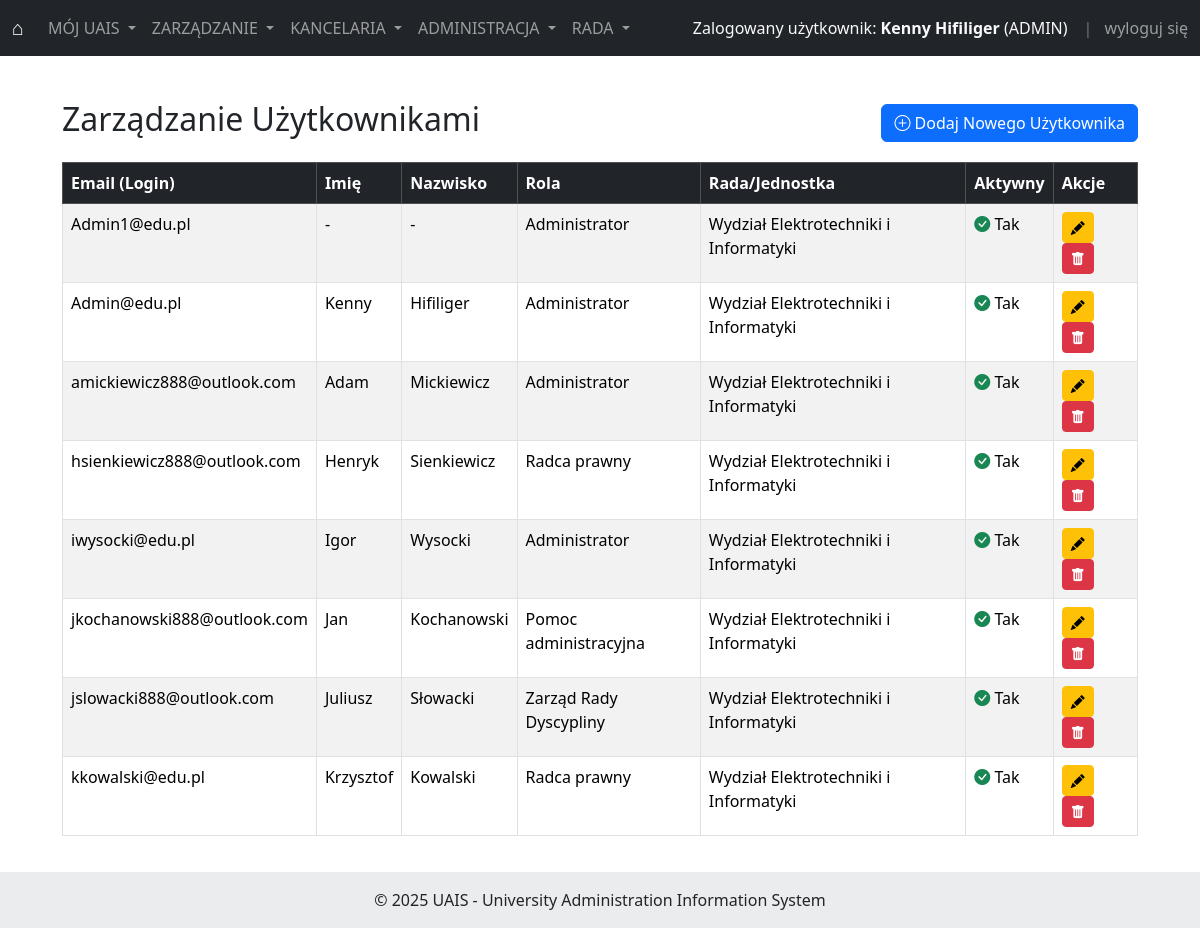
Screenshot of /manage/users/ (signed in) with the database file from the repository.
### users/models.py (models this page shows, shortened)
class User(AbstractUser):
    class Role(models.TextChoices):
        ADMIN = 'ADMIN', _('Administrator')
        PRAWNIK = 'PRAWNIK', _('Radca prawny')
        OBSLUGA = 'OBSLUGA', _('Pomoc administracyjna') # Zmieniona nazwa wyświetlana
        RADA = 'RADA', _('Zarząd Rady Dyscypliny')     # Zmieniona nazwa wyświetlana
    role = models.CharField(
        _('Rola'),
        max_length=50,
        choices=Role.choices,
        null=True,
        blank=True
    )
    rada_wydzialu = models.CharField(
        _('Rada/Jednostka'),
        max_length=255,
        blank=True, # Pole może być puste
        default='Wydział Elektrotechniki i Informatyki' # Domyślna wartość
    )
    email = models.EmailField(_('email address'), unique=True)
    USERNAME_FIELD = 'email'
    REQUIRED_FIELDS = ['username']

### management/views.py (the view, shortened to what this page needs)
# urls.py: path('users/', UserListView.as_view(), name='user_list'),
class UserListView(LoginRequiredMixin, UserPassesTestMixin, ListView):
    model = User
    template_name = 'management/user_list.html'
    context_object_name = 'users_list'
    paginate_by = 15
    def test_func(self):
        return self.request.user.role == User.Role.ADMIN or self.request.user.is_superuser
    def get_queryset(self):
        return User.objects.all().order_by('email')

### templates/management/user_list.html (shortened to what this page needs)
{% extends 'base.html' %}
{% block content %}
<div class="container mt-4">
    <div class="d-flex justify-content-between align-items-center mb-3">
        <h2>Zarządzanie Użytkownikami</h2>
        <a href="{% url 'management:user_add' %}" class="btn btn-primary">
            <i class="bi bi-plus-circle"></i> Dodaj Nowego Użytkownika
        </a>
    </div>
    <div class="table-responsive">
        <table class="table table-striped table-hover table-bordered">
            <thead class="table-dark">
                <tr>
                    <th scope="col">Email (Login)</th>
                    <th scope="col">Imię</th>
                    <th scope="col">Nazwisko</th>
                    <th scope="col">Rola</th>
                    <th scope="col">Rada/Jednostka</th>
                    <th scope="col">Aktywny</th>
                    <th scope="col">Akcje</th>
                </tr>
            </thead>
            <tbody>
                {% for user_obj in users_list %}
                <tr>
                    <td>{{ user_obj.email }}</td>
                    <td>{{ user_obj.first_name|default:"-" }}</td>
                    <td>{{ user_obj.last_name|default:"-" }}</td>
                    <td>{{ user_obj.get_role_display|default:"Brak" }}</td>
                    <td>{{ user_obj.rada_wydzialu|default:"-" }}</td>
                    <td>
                        {% if user_obj.is_active %}
                            <i class="bi bi-check-circle-fill text-success"></i> Tak
                        {% else %}
                            <i class="bi bi-x-circle-fill text-danger"></i> Nie
                        {% endif %}
                    </td>
                    <td>
                        <a href="{% url 'management:user_update' pk=user_obj.pk %}" class="btn btn-sm btn-warning me-1" title="Edytuj">
                            <i class="bi bi-pencil-fill"></i>
                        </a>
                        <a href="{% url 'management:user_delete' pk=user_obj.pk %}" class="btn btn-sm btn-danger" title="Usuń">
                            <i class="bi bi-trash-fill"></i>
                        </a>
                    </td>
                </tr>
                {% empty %}
                <tr>
                    <td colspan="7" class="text-center">Nie znaleziono użytkowników.</td>
                </tr>
                {% endfor %}
            </tbody>
        </table>
    </div>
</div>
{% endblock %}

### templates/base.html (shortened to what this page needs)
<!doctype html>
<html lang="pl">
<head>
    <link href="https://cdn.jsdelivr.net/npm/bootstrap@5.3.3/dist/css/bootstrap.min.css" rel="stylesheet">
    <link rel="stylesheet" href="https://cdn.jsdelivr.net/npm/bootstrap-icons@1.11.3/font/bootstrap-icons.min.css">
</head>
<body>
<nav class="navbar navbar-expand-lg navbar-dark bg-dark fixed-top">
    <div class="container-fluid">
        <a class="navbar-brand" href="{% url 'home' %}">⌂</a>
        <div class="collapse navbar-collapse" id="navbarNavDropdown">
            <ul class="navbar-nav me-auto mb-2 mb-lg-0">
                <li class="nav-item dropdown">
                    <a class="nav-link dropdown-toggle" href="#" id="mojUaisMenuLink" role="button" data-bs-toggle="dropdown" aria-expanded="false">
                        MÓJ UAIS
                    </a>
                </li>
                {% if user.is_authenticated %}
                    {% with allowed_roles=user.Role.ADMIN %}
                    <li class="nav-item dropdown">
                        <a class="nav-link dropdown-toggle {% if user.role != user.Role.ADMIN and not user.is_superuser %}disabled{% endif %}"
                           href="#"
                           id="managementMenuLink"
                           role="button"
                           data-bs-toggle="dropdown"
                           aria-expanded="false"
                           >
                            ZARZĄDZANIE
                        </a>
                    </li>
                    {% endwith %}
                    {% with allowed_roles=user.Role.PRAWNIK|stringformat:"s,"|add:user.Role.ADMIN %}
                    <li class="nav-item dropdown">
                        <a class="nav-link dropdown-toggle {% if user.role not in allowed_roles and not user.is_superuser %}disabled{% endif %}"
                           href="#"
                           id="kancelariaMenuLink"
                           role="button"
                           data-bs-toggle="dropdown"
                           aria-expanded="false"
                           >
                            KANCELARIA
                        </a>
                    </li>
                    {% endwith %}
                    {% with allowed_roles=user.Role.OBSLUGA|stringformat:"s,"|add:user.Role.ADMIN %}
                    <li class="nav-item dropdown">
                        <a class="nav-link dropdown-toggle {% if user.role not in allowed_roles and not user.is_superuser %}disabled{% endif %}"
                           href="#"
                           id="administracjaMenuLink"
                           role="button"
                           data-bs-toggle="dropdown"
                           aria-expanded="false"
                           >
                            ADMINISTRACJA
                        </a>
                    </li>
                     {% endwith %}
                    {% with allowed_roles=user.Role.RADA|stringformat:"s,"|add:user.Role.ADMIN %}
                    <li class="nav-item dropdown">
                        <a class="nav-link dropdown-toggle {% if user.role not in allowed_roles and not user.is_superuser %}disabled{% endif %}"
                           href="#"
                           id="radaMenuLink"
                           role="button"
                           data-bs-toggle="dropdown"
                           aria-expanded="false"
                           >
                            RADA
                        </a>
                    </li>
                     {% endwith %}
                {% endif %}
            </ul><ul class="navbar-nav ms-auto mb-2 mb-lg-0 align-items-center">
                {% if user.is_authenticated %}
                    <li class="nav-item text-light me-3">
                        Zalogowany użytkownik:
                        <strong>{% if user.first_name and user.last_name %}{{ user.first_name }} {{ user.last_name }}{% else %}{{ user.username }}{% endif %}</strong>
                        ({% if user.role %}{{ user.role|upper }}{% else %}BRAK ROLI{% endif %})
                    </li>
                    <li class="nav-item">
                        <span class="text-secondary me-2">|</span>
                        <form class="d-inline" method="post" action="{% url 'logout' %}">
                            <button type="submit" class="btn btn-link nav-link d-inline p-0 m-0 align-baseline">
                                wyloguj się
                            </button>
                        </form>
                    </li>
                {% else %}
                    <li class="nav-item">
                        <a class="nav-link {% if request.resolver_match.url_name == 'login' %}active{% endif %}" href="{% url 'login' %}">Zaloguj się</a>
                    </li>
                {% endif %}
            </ul></div></div></nav>
<div class="container content-wrapper">
    {% block content %}
    {% endblock %}
</div>
<footer class="bg-light text-center text-lg-start mt-auto">
  <div class="text-center p-3" style="background-color: rgba(0, 0, 0, 0.05);">
    © {% now "Y" %} UAIS - University Administration Information System
  </div>
</footer>
</body>
</html>

### templates/base.html (style rules this page uses)
body { padding-top: 56px; }
.content-wrapper { padding: 20px; min-height: calc(100vh - 56px - 58px); }

### rows the page displays
User: first_name "Kenny", last_name "Hifiliger", role "ADMIN", email "Admin@edu.pl", role "Administrator", rada_wydzialu "Wydział Elektrotechniki i Informatyki", is_active True (drawn)
User: email "Admin1@edu.pl", first_name "-", last_name "-", role "Administrator", rada_wydzialu "Wydział Elektrotechniki i Informatyki", is_active True (drawn)
User: email "amickiewicz888@outlook.com", first_name "Adam", last_name "Mickiewicz", role "Administrator", rada_wydzialu "Wydział Elektrotechniki i Informatyki", is_active True (drawn)
User: email "hsienkiewicz888@outlook.com", first_name "Henryk", last_name "Sienkiewicz", role "Radca prawny", rada_wydzialu "Wydział Elektrotechniki i Informatyki", is_active True (drawn)
User: email "iwysocki@edu.pl", first_name "Igor", last_name "Wysocki", role "Administrator", rada_wydzialu "Wydział Elektrotechniki i Informatyki", is_active True (drawn)
User: email "jkochanowski888@outlook.com", first_name "Jan", last_name "Kochanowski", role "Pomoc administracyjna", rada_wydzialu "Wydział Elektrotechniki i Informatyki", is_active True (drawn)
User: email "jslowacki888@outlook.com", first_name "Juliusz", last_name "Słowacki", role "Zarząd Rady Dyscypliny", rada_wydzialu "Wydział Elektrotechniki i Informatyki", is_active True (drawn)
User: email "kkowalski@edu.pl", first_name "Krzysztof", last_name "Kowalski", role "Radca prawny", rada_wydzialu "Wydział Elektrotechniki i Informatyki", is_active True (drawn)
